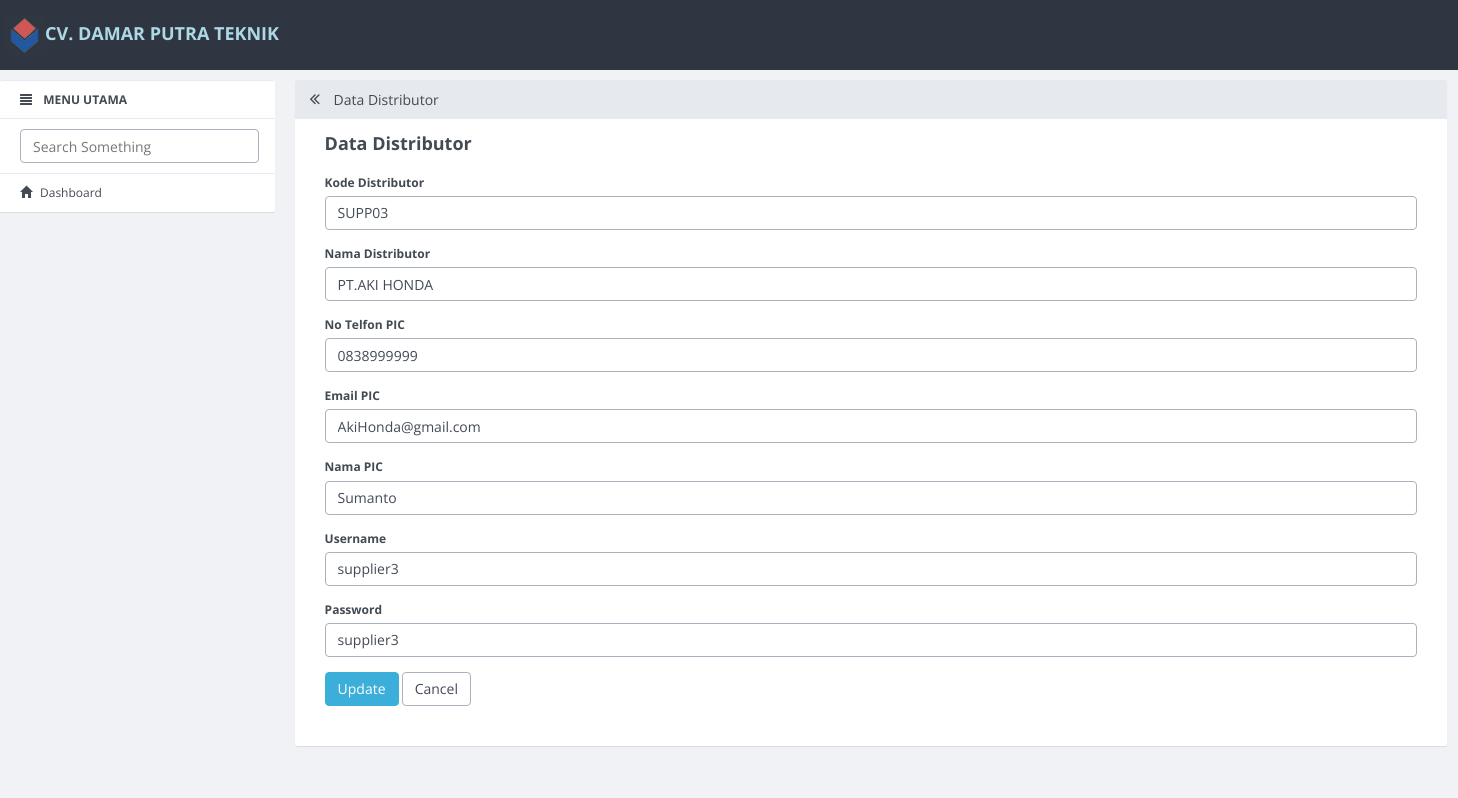
/supplier/update/6.html, run on the app's committed database.
### tables this page shows
CREATE TABLE `supplier` (
  `id_supplier` int(11) NOT NULL,
  `kode_supplier` varchar(10) DEFAULT NULL,
  `nama_supplier` varchar(50) DEFAULT NULL,
  `telp` varchar(255) DEFAULT NULL,
  `email` varchar(255) DEFAULT NULL,
  `nama_pic` varchar(255) DEFAULT NULL,
  `username` varchar(50) DEFAULT NULL,
  `password` varchar(50) DEFAULT NULL
);

### application/controllers/Supplier.php (called while the page is built, shortened)
<?php
class Supplier extends CI_Controller
{
    function __construct()
    {
        $this->load->model('Supplier_model');
        $this->load->library('form_validation');
    }
    public function update($id)
    {
        $row = $this->Supplier_model->get_by_id($id);
        if ($row) {
            $data = array(
                'button' => 'Update',
                'action' => site_url('supplier/update_action'),
		'id_supplier' => set_value('id_supplier', $row->id_supplier),
		'kode_supplier' => set_value('kode_supplier', $row->kode_supplier),
        'nama_supplier' => set_value('nama_supplier', $row->nama_supplier),
        'telp' => set_value('telp', $row->telp),
        'email' => set_value('email', $row->email),
        'nama_pic' => set_value('email', $row->nama_pic),
        'username' => set_value('username', $row->username),
		'password' => set_value('password', $row->password),
        'konten' => 'supplier/supplier_form',
            'judul' => 'Data Distributor',
	    );
            $this->load->view('v_index', $data);
        } else {
            $this->session->set_flashdata('message', 'Record Not Found');
            redirect(site_url('supplier'));
        }
    }
}

### index.php (called while the page is built, shortened)
<?php
require_once BASEPATH.'core/CodeIgniter.php';

### application/models/Supplier_model.php (called while the page is built, shortened)
<?php
class Supplier_model extends CI_Model
{
    public $table = 'supplier';
    public $id = 'id_supplier';
    function get_by_id($id)
    {
        $this->db->where($this->id, $id);
        return $this->db->get($this->table)->row();
    }
}

### application/views/supplier/supplier_form.php (the view, shortened to what this page needs)
<form action="<?php echo $action; ?>" method="post">
        <div class="form-group">
            <label for="varchar">Kode Distributor <?php echo form_error('kode_supplier') ?></label>
            <input type="text" class="form-control" name="kode_supplier" id="kode_supplier" placeholder="Kode Distributor" value="<?php echo $kode_supplier; ?>" />
        </div>
        <div class="form-group">
            <label for="varchar">Nama Distributor <?php echo form_error('nama_supplier') ?></label>
            <input type="text" class="form-control" name="nama_supplier" id="nama_supplier" placeholder="Nama Distributor" value="<?php echo $nama_supplier; ?>" />
        </div>
        <div class="form-group">
            <label for="varchar">No Telfon PIC <?php echo form_error('telp') ?></label>
            <input type="text" class="form-control" name="telp" id="telp" placeholder="Nomor Telfon" value="<?php echo $telp; ?>" />
        </div>
        <div class="form-group">
            <label for="varchar">Email PIC <?php echo form_error('email') ?></label>
            <input type="text" class="form-control" name="email" id="email" placeholder="Email" value="<?php echo $email; ?>" />
        </div>
        <div class="form-group">
            <label for="varchar">Nama PIC <?php echo form_error('nama_pic') ?></label>
            <input type="text" class="form-control" name="nama_pic" id="nama_pic" placeholder="Nama PIC" value="<?php echo $nama_pic; ?>" />
        </div>
        <div class="form-group">
            <label for="varchar">Username <?php echo form_error('username') ?></label>
            <input type="text" class="form-control" name="username" id="nama_supplier" placeholder="Username" value="<?php echo $username; ?>" />
        </div>
        <div class="form-group">
            <label for="varchar">Password <?php echo form_error('password') ?></label>
            <input type="text" class="form-control" name="password" id="password" placeholder="Password" value="<?php echo $password; ?>" />
        </div>
        <button type="submit" class="btn btn-primary"><?php echo $button ?></button>
        <a href="<?php echo site_url('supplier') ?>" class="btn btn-default">Cancel</a>
    </form>

### data on the page
supplier: kode_supplier "SUPP03", nama_supplier "PT.AKI HONDA", telp "0838999999", email "AkiHonda@gmail.com", nama_pic "Sumanto", username "supplier3", password "supplier3"

### other printed values
$judul "Data Distributor"
$button "Update"
